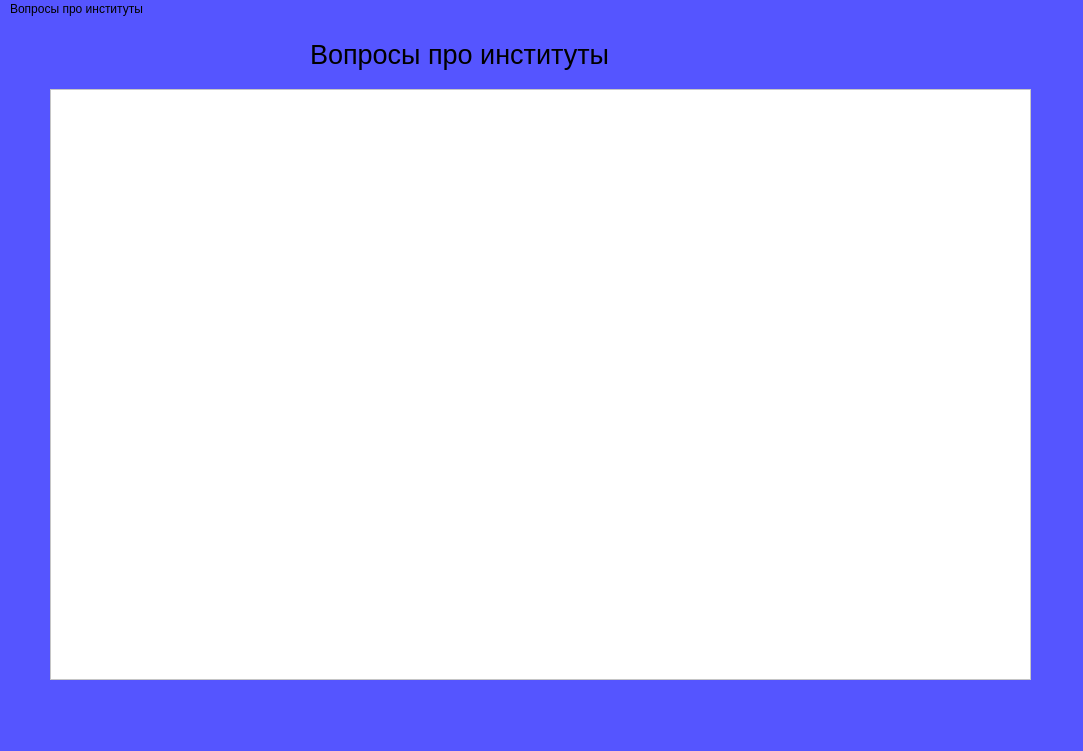
<?xml version="1.0" encoding="UTF-8"?>
<ui version="4.0">
 <class>Institut</class>
 <widget class="QMainWindow" name="Institut">
  <property name="geometry">
   <rect>
    <x>0</x>
    <y>0</y>
    <width>1083</width>
    <height>751</height>
   </rect>
  </property>
  <property name="windowTitle">
   <string>MainWindow</string>
  </property>
  <property name="styleSheet">
   <string notr="true">background-color:rgb(85, 85, 255);
</string>
  </property>
  <widget class="QWidget" name="centralwidget">
   <widget class="QLabel" name="label">
    <property name="geometry">
     <rect>
      <x>310</x>
      <y>10</y>
      <width>391</width>
      <height>51</height>
     </rect>
    </property>
    <property name="font">
     <font>
      <pointsize>20</pointsize>
      <weight>50</weight>
      <italic>false</italic>
      <bold>false</bold>
      <strikeout>false</strikeout>
      <kerning>true</kerning>
     </font>
    </property>
    <property name="text">
     <string>Вопросы про институты</string>
    </property>
   </widget>
   <widget class="QListWidget" name="listWidget">
    <property name="geometry">
     <rect>
      <x>50</x>
      <y>70</y>
      <width>981</width>
      <height>591</height>
     </rect>
    </property>
    <property name="maximumSize">
     <size>
      <width>981</width>
      <height>591</height>
     </size>
    </property>
    <property name="font">
     <font>
      <pointsize>11</pointsize>
      <weight>75</weight>
      <bold>true</bold>
     </font>
    </property>
    <property name="styleSheet">
     <string notr="true">background-color: rgb(255, 255, 255);</string>
    </property>
    <property name="batchSize">
     <number>200</number>
    </property>
   </widget>
  </widget>
  <widget class="QStatusBar" name="statusbar"/>
  <widget class="QMenuBar" name="menuBar">
   <property name="geometry">
    <rect>
     <x>0</x>
     <y>0</y>
     <width>1083</width>
     <height>26</height>
    </rect>
   </property>
   <widget class="QMenu" name="menu">
    <property name="title">
     <string>Вопросы про институты</string>
    </property>
    <widget class="QMenu" name="menu_2">
     <property name="title">
      <string>ИЦТЭ</string>
     </property>
     <addaction name="icte_obth"/>
     <addaction name="icte_kaf"/>
     <addaction name="icte_nap"/>
     <addaction name="itce_prof"/>
    </widget>
    <widget class="QMenu" name="menu_3">
     <property name="title">
      <string>ИТЭ</string>
     </property>
     <addaction name="ite_obth"/>
     <addaction name="ite_kaf"/>
     <addaction name="ite_nap"/>
     <addaction name="ite_prof"/>
    </widget>
    <widget class="QMenu" name="menu_4">
     <property name="title">
      <string>ИЭЭ</string>
     </property>
     <addaction name="iee_obth"/>
     <addaction name="iee_kaf"/>
     <addaction name="iee_nap"/>
     <addaction name="iee_prof"/>
    </widget>
    <addaction name="menu_2"/>
    <addaction name="menu_3"/>
    <addaction name="menu_4"/>
   </widget>
   <addaction name="menu"/>
  </widget>
  <action name="icte_obth">
   <property name="text">
    <string>Общая информация</string>
   </property>
  </action>
  <action name="icte_nap">
   <property name="text">
    <string>Направления</string>
   </property>
  </action>
  <action name="ite_obth">
   <property name="text">
    <string>Общая информация</string>
   </property>
  </action>
  <action name="ite_nap">
   <property name="text">
    <string>Напрваления</string>
   </property>
  </action>
  <action name="iee_obth">
   <property name="text">
    <string>Общая инфромация</string>
   </property>
  </action>
  <action name="iee_nap">
   <property name="text">
    <string>Направления</string>
   </property>
  </action>
  <action name="itce_prof">
   <property name="text">
    <string>Профили</string>
   </property>
  </action>
  <action name="ite_prof">
   <property name="text">
    <string>Профили</string>
   </property>
  </action>
  <action name="iee_prof">
   <property name="text">
    <string>Профили</string>
   </property>
  </action>
  <action name="icte_kaf">
   <property name="text">
    <string>Кафедры</string>
   </property>
  </action>
  <action name="ite_kaf">
   <property name="text">
    <string>Кафедры</string>
   </property>
  </action>
  <action name="iee_kaf">
   <property name="text">
    <string>Кафедры</string>
   </property>
  </action>
 </widget>
 <resources/>
 <connections/>
</ui>
